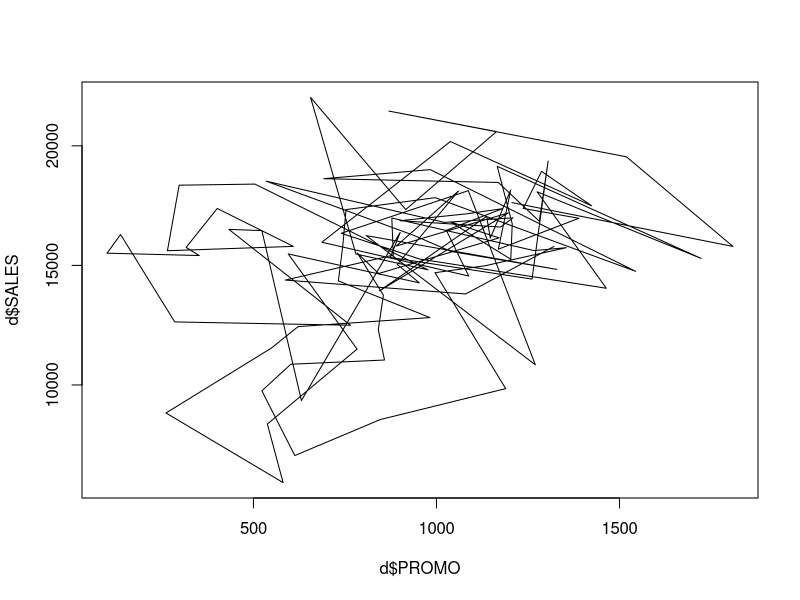
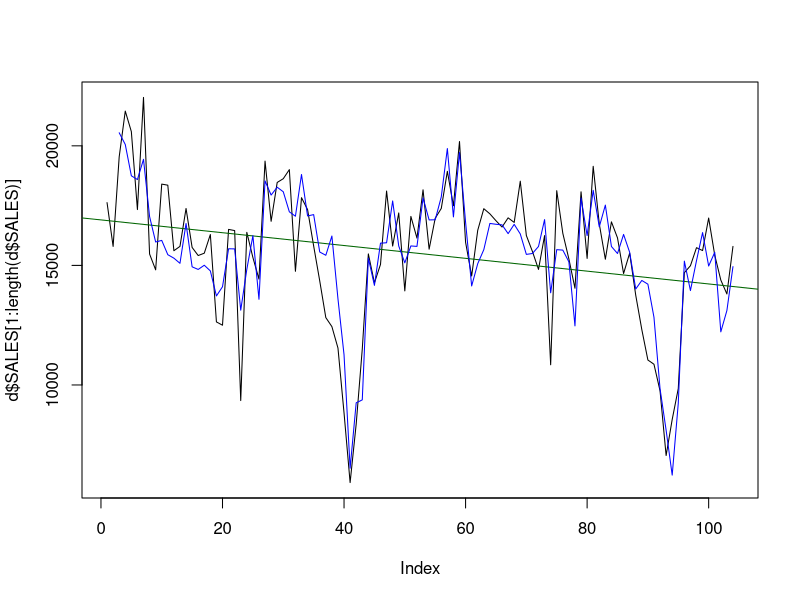
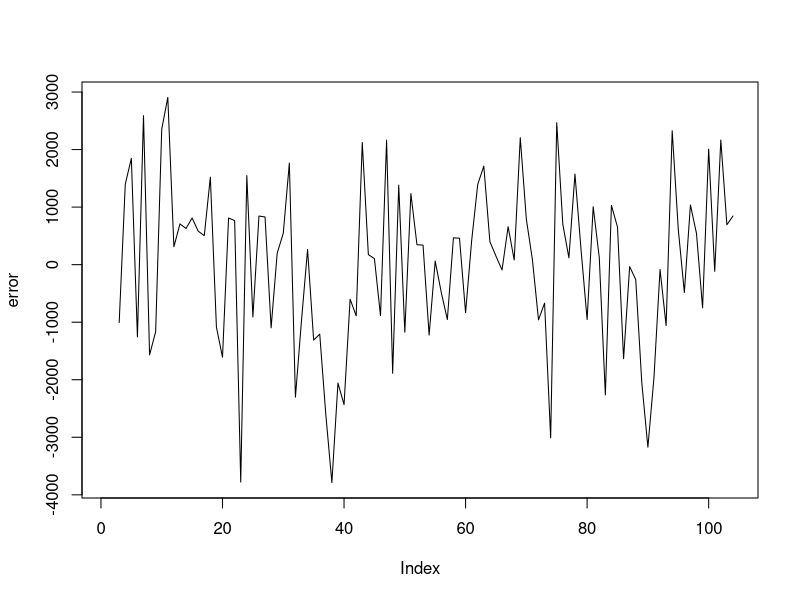

The R script that drew these images, in order: (Note: this script raises an error after producing the figures.)
library(readxl)
library(tidyverse)
d <- read_excel("guarini_coupon.xls",sheet = "Data")
mod <- lm(SALES~lag(PROMO)+as.factor(WEEKMONTH)+XMAS+HOLIDAY+lag(SALES)+lag(lag(SALES))+WEEK+SUMMER,d)
summary(mod)
mod_promo <- lm(SALES ~PROMO+lag(PROMO)+lag(lag(PROMO)),d)
summary(mod_promo)
plot(d$PROMO,d$SALES,type="l")
plot(d$SALES[1:length(d$SALES)],type="l")
abline(lm(d$SALES~d$WEEK),col="dark green")
lines(predict(mod,d[1:length(d$SALES),]),col="blue",type="l")
error <- d$SALES - predict(mod,d)
which(error==max(error,na.rm = T))
d$error <- error
plot(error,type="l")
error_sum_abs <- d[3:104,] %>% group_by(MONTH) %>% summarise(abs(mean(error)))
error_sum_abs
error_sum <-  d[3:104,] %>% group_by(MONTH) %>% summarise(mean(error))
error_sum
d_factor <- d
d_factor$PROMO <- ifelse(d_factor$PROMO>946,1,0)
mod_fact <- lm(SALES~PROMO+lag(PROMO)+as.factor(WEEKMONTH)+XMAS+HOLIDAY+lag(SALES)+lag(lag(SALES))+WEEK+SUMMER,d_factor)
summary(mod_fact)
mod_promo <- lm(SALES ~PROMO+lag(PROMO)+lag(lag(PROMO))+lag(lag(lag(PROMO))),d_factor)
summary(mod_promo)
d_cor <- d %>%na.omit(.)
cor(dplyr::select_if(d_cor,is_numeric))
train <- d[1:95,]
test <- d[95:104,]
reg_4 <- lm(mod <- lm(SALES~lag(PROMO)+as.factor(WEEKMONTH)+XMAS+HOLIDAY+lag(SALES)+lag(lag(SALES))+WEEK+SUMMER,train))
summary(reg_4)
test$forecast <- predict(reg_4,test)
cor(test$SALES,test$forecast,"pairwise.complete.obs")^2
